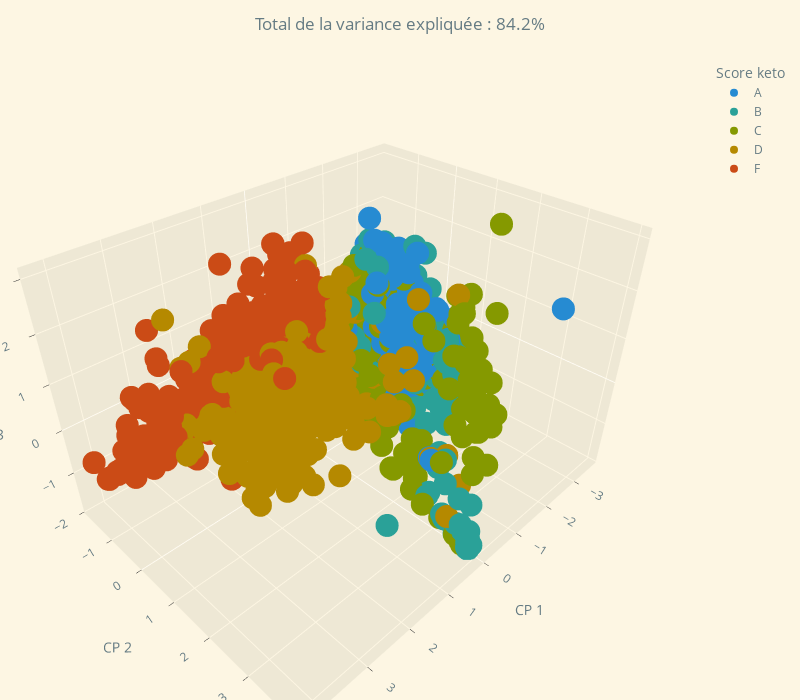

Source (notebook cell):
### Markdown cell above
### Visualisation et analyse des résultats <a class="anchor" id="vis_acp_res"></a>
* Les valeurs aberrantes au-delà de 3 écarts-types par rapport à la moyenne sont exclues pour améliorer le cadrage du graphique.
* Un échantillon de 500 points est prélevé sur chaque rang cétogène pour réduire l'encombrement et améliorer la visibilité.
* Les composants principaux sont affichés en trois dimensions.
* Les rangs forment des grappes relativement distinctes, en particulier les rangs inférieurs. Bien que les rangs les plus élevés s'entremêlent quelque peu, il faut s'y attendre.
    * Cela prouve que le régresseur random forest a bien classé les produits de manière significative et cohérente.

### Code cell
num_per_ks_kept = 500
zcore_to_filter = 3
z_scores = stats.zscore(
    pca_df[["principal_component_1", "principal_component_2", "principal_component_3"]]
)
abs_z_scores = np.abs(z_scores)
filt_entries = (abs_z_scores < zcore_to_filter).all(axis=1)
filt_pca_df = pca_df[filt_entries]
reduc_dfs = []

for keto_score in ["A", "B", "C", "D", "F"]:
    reduc_dfs.append(
        filt_pca_df.loc[filt_pca_df["keto_score"] == keto_score].sample(
            n=num_per_ks_kept
        )
    )

reduc_filt_pca_df = pd.concat(reduc_dfs, axis=0)

reduc_filt_pca_df.reset_index(drop=True, inplace=True)

plt.style.use("Solarize_Light2")

fig = px.scatter_3d(
    reduc_filt_pca_df,
    x="principal_component_1",
    y="principal_component_2",
    z="principal_component_3",
    color="keto_score",
    color_discrete_sequence=theme_clrs,
    opacity=1.0,
    template="ggplot2",
    title=f"Total de la variance expliquée : {round(sum(pca_ecr) * 100, 2)}%",
    width=800,
    height=700,
)

fig.update_layout(
    legend_title="Score keto",
    scene={
        "xaxis_title": "CP 1",
        "yaxis_title": "CP 2",
        "zaxis_title": "CP 3",
        "xaxis": {
            "backgroundcolor": plt.rcParams["axes.facecolor"],
            "gridcolor": plt.rcParams["grid.color"],
        },
        "yaxis": {
            "backgroundcolor": plt.rcParams["axes.facecolor"],
            "gridcolor": plt.rcParams["grid.color"],
        },
        "zaxis": {
            "backgroundcolor": plt.rcParams["axes.facecolor"],
            "gridcolor": plt.rcParams["grid.color"],
        },
    },
    margin={"l": 0, "r": 100, "b": 0, "t": 60},
    font={"color": plt.rcParams["axes.labelcolor"]},
    paper_bgcolor=plt.rcParams["grid.color"],
)
fig.show()
print(
    f"CP 1 and 2: {round((pca_ecr[0] + pca_ecr[1]) * 100, 2)}% of total variance.\n"
    + f"CP 1 and 3: {round((pca_ecr[0] + pca_ecr[2]) * 100, 2)}% of total variance.\n"
    + f"CP 2 and 3: {round((pca_ecr[1] + pca_ecr[2]) * 100, 2)}% of total variance."
)

### Figure 1 — Plotly figure (JSON) as saved in the notebook; plotly's stock layout.template omitted (floating-point values rounded to 4 significant figures; data arrays with more than 128 entries replaced by an {"elided": "..."} marker saying what was removed)
{"data": [{"hovertemplate": "keto_score=A<br>principal_component_1=%{x}<br>principal_component_2=%{y}<br>principal_component_3=%{z}<extra></extra>", "legendgroup": "A", "marker": {"color": "#268BD2", "opacity": 1, "symbol": "circle"}, "mode": "markers", "name": "A", "scene": "scene", "showlegend": true, "type": "scatter3d", "x": {"elided": "500 float values"}, "y": {"elided": "500 float values"}, "z": {"elided": "500 float values"}}, {"hovertemplate": "keto_score=B<br>principal_component_1=%{x}<br>principal_component_2=%{y}<br>principal_component_3=%{z}<extra></extra>", "legendgroup": "B", "marker": {"color": "#2AA198", "opacity": 1, "symbol": "circle"}, "mode": "markers", "name": "B", "scene": "scene", "showlegend": true, "type": "scatter3d", "x": {"elided": "500 float values"}, "y": {"elided": "500 float values"}, "z": {"elided": "500 float values"}}, {"hovertemplate": "keto_score=C<br>principal_component_1=%{x}<br>principal_component_2=%{y}<br>principal_component_3=%{z}<extra></extra>", "legendgroup": "C", "marker": {"color": "#859900", "opacity": 1, "symbol": "circle"}, "mode": "markers", "name": "C", "scene": "scene", "showlegend": true, "type": "scatter3d", "x": {"elided": "500 float values"}, "y": {"elided": "500 float values"}, "z": {"elided": "500 float values"}}, {"hovertemplate": "keto_score=D<br>principal_component_1=%{x}<br>principal_component_2=%{y}<br>principal_component_3=%{z}<extra></extra>", "legendgroup": "D", "marker": {"color": "#B58900", "opacity": 1, "symbol": "circle"}, "mode": "markers", "name": "D", "scene": "scene", "showlegend": true, "type": "scatter3d", "x": {"elided": "500 float values"}, "y": {"elided": "500 float values"}, "z": {"elided": "500 float values"}}, {"hovertemplate": "keto_score=F<br>principal_component_1=%{x}<br>principal_component_2=%{y}<br>principal_component_3=%{z}<extra></extra>", "legendgroup": "F", "marker": {"color": "#CB4B16", "opacity": 1, "symbol": "circle"}, "mode": "markers", "name": "F", "scene": "scene", "showlegend": true, "type": "scatter3d", "x": {"elided": "500 float values"}, "y": {"elided": "500 float values"}, "z": {"elided": "500 float values"}}], "layout": {"font": {"color": "#657b83"}, "height": 700, "legend": {"title": {"text": "Score keto"}, "tracegroupgap": 0}, "margin": {"b": 0, "l": 0, "r": 100, "t": 60}, "paper_bgcolor": "#fdf6e3", "scene": {"domain": {"x": [0, 1], "y": [0, 1]}, "xaxis": {"backgroundcolor": "#eee8d5", "gridcolor": "#fdf6e3", "title": {"text": "CP 1"}}, "yaxis": {"backgroundcolor": "#eee8d5", "gridcolor": "#fdf6e3", "title": {"text": "CP 2"}}, "zaxis": {"backgroundcolor": "#eee8d5", "gridcolor": "#fdf6e3", "title": {"text": "CP 3"}}}, "title": {"text": "Total de la variance expliquée : 84.2%"}, "width": 800}}
